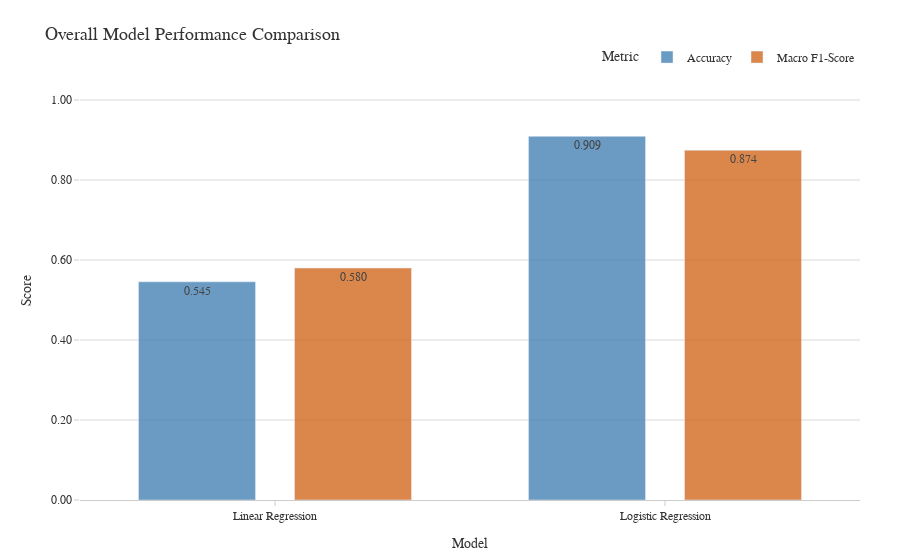
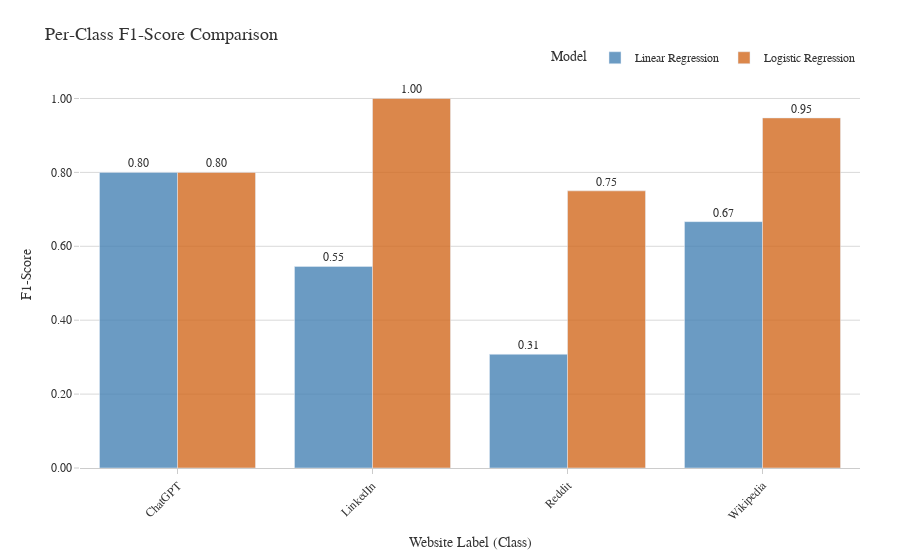
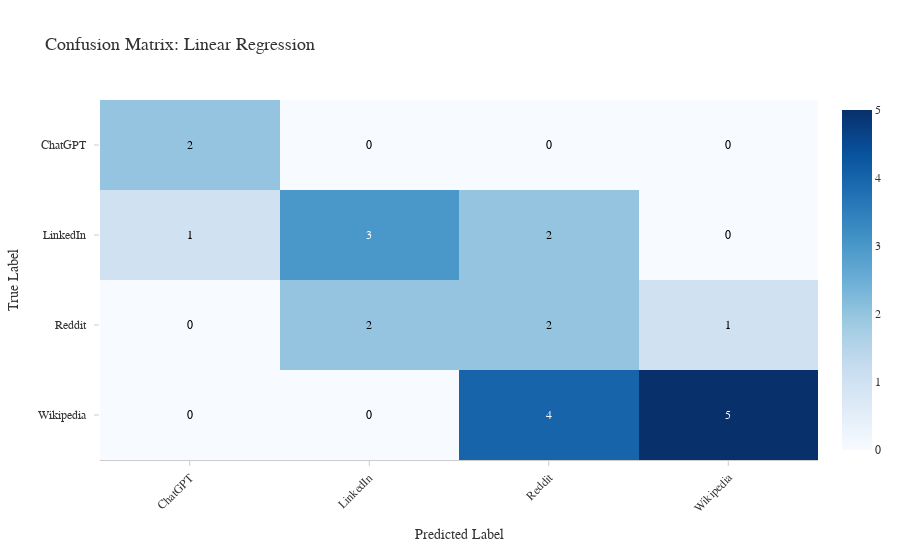
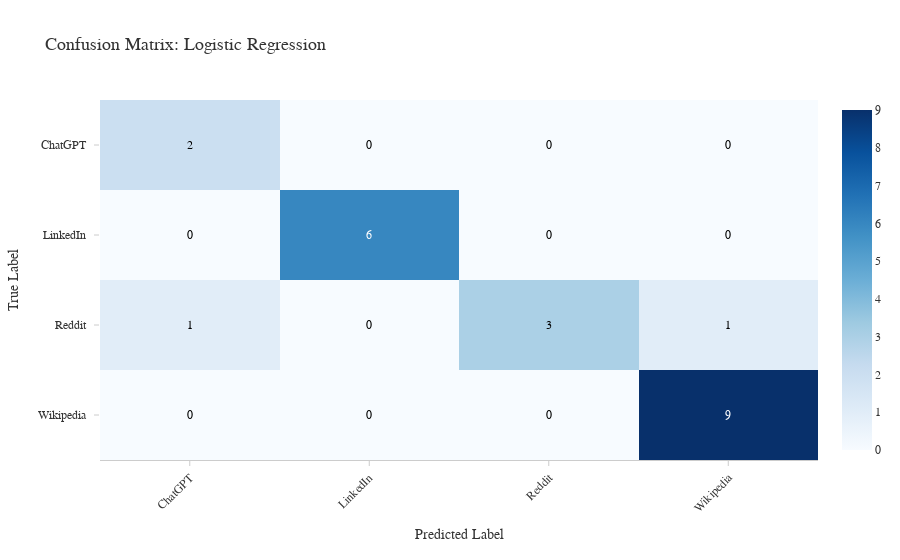

Notebook source saved alongside these figures, in order:
### Code cell
import plotly.graph_objects as go
import plotly.figure_factory as ff
from sklearn.metrics import confusion_matrix, classification_report, accuracy_score, f1_score
import numpy as np
import pandas as pd

lin_accuracy = accuracy_score(y_test, y_pred_lin)
lin_f1_macro = f1_score(y_test, y_pred_lin, average='macro', zero_division=0)
report_lin_dict = classification_report(y_test, y_pred_lin, target_names=website_names, zero_division=0, output_dict=True)

# Logistic Regression - Calculate necessary metrics
# Ensure log_reg and y_pred_log exist from previous steps
if 'log_reg' not in locals() or 'y_pred_log' not in locals():
    print("Re-running Logistic Regression fitting/prediction...")
    log_reg = LogisticRegression(multi_class='auto', solver='lbfgs', max_iter=1000, random_state=42)
    log_reg.fit(X_train_scaled, y_train)
    y_pred_log = log_reg.predict(X_test_scaled)

log_accuracy = accuracy_score(y_test, y_pred_log)
log_f1_macro = f1_score(y_test, y_pred_log, average='macro', zero_division=0)
report_log_dict = classification_report(y_test, y_pred_log, target_names=website_names, zero_division=0, output_dict=True)


# --- Style Definitions (NYT Inspired - Reuse from previous) ---
# ... (style definitions remain the same) ...
colors = {
    'bar_lin': 'rgba(70, 130, 180, 0.8)',
    'bar_log': 'rgba(210, 105, 30, 0.8)',
    'grid': '#d9d9d9',
    'text': '#333333',
    'background': '#ffffff',
    'axis_line': '#cccccc',
    'heatmap': 'Blues' # Or 'Greys', 'YlGnBu', etc.
}
font_family = "Arial, sans-serif"
base_layout = go.Layout( # Shared layout elements
     # ... (base_layout definition remains the same) ...
    font=dict(family=font_family, size=12, color=colors['text']),
    title_font_size=18,
    plot_bgcolor=colors['background'],
    paper_bgcolor=colors['background'],
    yaxis=dict(showgrid=True, gridcolor=colors['grid'], gridwidth=1, showline=False, ticks='outside', tickcolor=colors['axis_line'], zeroline=False),
    xaxis=dict(showgrid=False, showline=True, linecolor=colors['axis_line'], linewidth=1, ticks='outside', tickcolor=colors['axis_line'], zeroline=False),
    legend=dict(orientation='h', yanchor='bottom', y=1.02, xanchor='right', x=1, bgcolor='rgba(0,0,0,0)', bordercolor=colors['background']),
    margin=dict(l=80, r=40, t=80, b=60)
)


# --- Visualization 1: Bar Chart of Overall Metrics ---

models = ['Linear Regression', 'Logistic Regression']
accuracies = [lin_accuracy, log_accuracy]
f1_macros = [lin_f1_macro, log_f1_macro]

fig_metrics = go.Figure(layout=base_layout)

fig_metrics.add_trace(go.Bar(
    x=models,
    y=accuracies,
    name='Accuracy',
    marker_color=colors['bar_lin'], # Use one color for Accuracy
    text=[f'{acc:.3f}' for acc in accuracies], # Format text on bars
    textposition='auto',
    width=0.3 # Adjust bar width
))

fig_metrics.add_trace(go.Bar(
    x=models,
    y=f1_macros,
    name='Macro F1-Score',
    marker_color=colors['bar_log'], # Use another color for F1
    text=[f'{f1:.3f}' for f1 in f1_macros],
    textposition='auto',
    width=0.3
))

fig_metrics.update_layout(
    title_text='Overall Model Performance Comparison',
    xaxis_title='Model',
    yaxis_title='Score',
    yaxis_range=[0, 1.05], # Set y-axis range 0 to 1 (or slightly above)
    yaxis_tickformat=".2f", # Format y-axis ticks
    barmode='group', # Group bars side-by-side
    legend_title_text='Metric'
)

fig_metrics.show()


# --- Visualization 2: Bar Chart of Per-Class F1-Scores ---

# Extract per-class F1 scores
f1_lin_per_class = [report_lin_dict[label]['f1-score'] for label in website_names]
f1_log_per_class = [report_log_dict[label]['f1-score'] for label in website_names]

fig_f1_class = go.Figure(layout=base_layout)

fig_f1_class.add_trace(go.Bar(
    x=website_names,
    y=f1_lin_per_class,
    name='Linear Regression',
    marker_color=colors['bar_lin'],
    text=[f'{f1:.2f}' for f1 in f1_lin_per_class],
    textposition='outside' # Place text outside bars if possible
))

fig_f1_class.add_trace(go.Bar(
    x=website_names,
    y=f1_log_per_class,
    name='Logistic Regression',
    marker_color=colors['bar_log'],
    text=[f'{f1:.2f}' for f1 in f1_log_per_class],
    textposition='outside'
))

fig_f1_class.update_layout(
    title_text='Per-Class F1-Score Comparison',
    xaxis_title='Website Label (Class)',
    yaxis_title='F1-Score',
    yaxis_range=[0, 1.05],
    yaxis_tickformat=".2f",
    barmode='group',
    legend_title_text='Model',
    xaxis_tickangle=-45 # Angle labels if they overlap
)

fig_f1_class.show()



# --- Visualization 3: Confusion Matrix Heatmaps ---

def create_confusion_matrix_heatmap(cm, labels, title, color_scale):
    """Helper function to create a styled confusion matrix heatmap."""

    x_labels = list(labels)
    y_labels = list(labels)

    z_values = cm
    # Ensure text_values are strings for annotation
    text_values = [[str(val) for val in row] for row in cm]

    # ****** FIX: Remove manual font_colors calculation ******
    # Let figure_factory handle text color automatically for contrast.
    # If you need specific colors, provide just two, e.g.:
    # custom_font_colors = ['black', 'white'] # For text on light / dark cells
    # Else, just remove the font_colors argument below.

    fig = ff.create_annotated_heatmap(
        z=z_values,
        x=x_labels,
        y=y_labels,
        annotation_text=text_values, # Use string version
        colorscale=color_scale,
        showscale=True,
        # font_colors=custom_font_colors # Optional: Uncomment ONLY if specifying 2 colors
    )

    # Apply base layout styling and specific adjustments
    fig.update_layout(base_layout) # Apply base layout FIRST
    fig.update_layout( # Then apply specific overrides/additions
        title_text=title,
        xaxis_title="Predicted Label",
        yaxis_title="True Label",
        xaxis_side="bottom",
        yaxis_autorange='reversed', # Keep standard CM orientation
        margin=dict(l=100, r=50, t=100, b=100), # Adjust margins if labels overlap
        xaxis = dict(tickangle = -45) # Angle ticks if needed for long labels
    )
    fig.update_layout(showlegend=False) # Ensure legend from base_layout is hidden

    # Ensure axes types are correct (sometimes ff overrides them)
    fig.update_xaxes(type='category')
    fig.update_yaxes(type='category')


    return fig

# Calculate confusion matrices (ensure website_names is defined)
# ... (code to define website_names and calculate cm_lin, cm_log remains the same) ...
if 'website_names' not in locals():
     if 'label_encoder' in locals():
         website_names = label_encoder.classes_
     else:
         raise NameError("Variable 'website_names' or 'label_encoder' is not defined.")

cm_labels_numeric = label_encoder.transform(website_names)
cm_lin = confusion_matrix(y_test, y_pred_lin, labels=cm_labels_numeric)
cm_log = confusion_matrix(y_test, y_pred_log, labels=cm_labels_numeric)


# Create and show heatmaps
fig_cm_lin = create_confusion_matrix_heatmap(
    cm_lin, website_names, 'Confusion Matrix: Linear Regression', colors['heatmap']
)
fig_cm_log = create_confusion_matrix_heatmap(
    cm_log, website_names, 'Confusion Matrix: Logistic Regression', colors['heatmap']
)

fig_cm_lin.show()
fig_cm_log.show()

### Figure 1 — Plotly figure (JSON) as saved in the notebook; plotly's stock layout.template omitted (floating-point values rounded to 4 significant figures)
{"data": [{"marker": {"color": "rgba(70, 130, 180, 0.8)"}, "name": "Accuracy", "text": ["0.545", "0.909"], "textposition": "auto", "type": "bar", "width": 0.3, "x": ["Linear Regression", "Logistic Regression"], "y": [0.5455, 0.9091]}, {"marker": {"color": "rgba(210, 105, 30, 0.8)"}, "name": "Macro F1-Score", "text": ["0.580", "0.874"], "textposition": "auto", "type": "bar", "width": 0.3, "x": ["Linear Regression", "Logistic Regression"], "y": [0.58, 0.8743]}], "layout": {"barmode": "group", "font": {"color": "#333333", "family": "Arial, sans-serif", "size": 12}, "legend": {"bgcolor": "rgba(0,0,0,0)", "bordercolor": "#ffffff", "orientation": "h", "title": {"text": "Metric"}, "x": 1, "xanchor": "right", "y": 1.02, "yanchor": "bottom"}, "margin": {"b": 60, "l": 80, "r": 40, "t": 80}, "paper_bgcolor": "#ffffff", "plot_bgcolor": "#ffffff", "title": {"font": {"size": 18}, "text": "Overall Model Performance Comparison"}, "xaxis": {"linecolor": "#cccccc", "linewidth": 1, "showgrid": false, "showline": true, "tickcolor": "#cccccc", "ticks": "outside", "title": {"text": "Model"}, "zeroline": false}, "yaxis": {"gridcolor": "#d9d9d9", "gridwidth": 1, "range": [0, 1.05], "showgrid": true, "showline": false, "tickcolor": "#cccccc", "tickformat": ".2f", "ticks": "outside", "title": {"text": "Score"}, "zeroline": false}}}

### Figure 2 — Plotly figure (JSON) as saved in the notebook; plotly's stock layout.template omitted (floating-point values rounded to 4 significant figures)
{"data": [{"marker": {"color": "rgba(70, 130, 180, 0.8)"}, "name": "Linear Regression", "text": ["0.80", "0.55", "0.31", "0.67"], "textposition": "outside", "type": "bar", "x": ["ChatGPT", "LinkedIn", "Reddit", "Wikipedia"], "y": [0.8, 0.5455, 0.3077, 0.6667]}, {"marker": {"color": "rgba(210, 105, 30, 0.8)"}, "name": "Logistic Regression", "text": ["0.80", "1.00", "0.75", "0.95"], "textposition": "outside", "type": "bar", "x": ["ChatGPT", "LinkedIn", "Reddit", "Wikipedia"], "y": [0.8, 1, 0.75, 0.9474]}], "layout": {"barmode": "group", "font": {"color": "#333333", "family": "Arial, sans-serif", "size": 12}, "legend": {"bgcolor": "rgba(0,0,0,0)", "bordercolor": "#ffffff", "orientation": "h", "title": {"text": "Model"}, "x": 1, "xanchor": "right", "y": 1.02, "yanchor": "bottom"}, "margin": {"b": 60, "l": 80, "r": 40, "t": 80}, "paper_bgcolor": "#ffffff", "plot_bgcolor": "#ffffff", "title": {"font": {"size": 18}, "text": "Per-Class F1-Score Comparison"}, "xaxis": {"linecolor": "#cccccc", "linewidth": 1, "showgrid": false, "showline": true, "tickangle": -45, "tickcolor": "#cccccc", "ticks": "outside", "title": {"text": "Website Label (Class)"}, "zeroline": false}, "yaxis": {"gridcolor": "#d9d9d9", "gridwidth": 1, "range": [0, 1.05], "showgrid": true, "showline": false, "tickcolor": "#cccccc", "tickformat": ".2f", "ticks": "outside", "title": {"text": "F1-Score"}, "zeroline": false}}}

### Figure 3 — Plotly figure (JSON) as saved in the notebook; plotly's stock layout.template omitted (floating-point values rounded to 4 significant figures)
{"data": [{"colorscale": [[0, "rgb(247,251,255)"], [0.125, "rgb(222,235,247)"], [0.25, "rgb(198,219,239)"], [0.375, "rgb(158,202,225)"], [0.5, "rgb(107,174,214)"], [0.625, "rgb(66,146,198)"], [0.75, "rgb(33,113,181)"], [0.875, "rgb(8,81,156)"], [1, "rgb(8,48,107)"]], "reversescale": false, "showscale": true, "type": "heatmap", "x": ["ChatGPT", "LinkedIn", "Reddit", "Wikipedia"], "y": ["ChatGPT", "LinkedIn", "Reddit", "Wikipedia"], "z": [[2, 0, 0, 0], [1, 3, 2, 0], [0, 2, 2, 1], [0, 0, 4, 5]]}], "layout": {"annotations": [{"font": {"color": "#000000"}, "showarrow": false, "text": "2", "x": "ChatGPT", "xref": "x", "y": "ChatGPT", "yref": "y"}, {"font": {"color": "#000000"}, "showarrow": false, "text": "0", "x": "LinkedIn", "xref": "x", "y": "ChatGPT", "yref": "y"}, {"font": {"color": "#000000"}, "showarrow": false, "text": "0", "x": "Reddit", "xref": "x", "y": "ChatGPT", "yref": "y"}, {"font": {"color": "#000000"}, "showarrow": false, "text": "0", "x": "Wikipedia", "xref": "x", "y": "ChatGPT", "yref": "y"}, {"font": {"color": "#000000"}, "showarrow": false, "text": "1", "x": "ChatGPT", "xref": "x", "y": "LinkedIn", "yref": "y"}, {"font": {"color": "#FFFFFF"}, "showarrow": false, "text": "3", "x": "LinkedIn", "xref": "x", "y": "LinkedIn", "yref": "y"}, {"font": {"color": "#000000"}, "showarrow": false, "text": "2", "x": "Reddit", "xref": "x", "y": "LinkedIn", "yref": "y"}, {"font": {"color": "#000000"}, "showarrow": false, "text": "0", "x": "Wikipedia", "xref": "x", "y": "LinkedIn", "yref": "y"}, {"font": {"color": "#000000"}, "showarrow": false, "text": "0", "x": "ChatGPT", "xref": "x", "y": "Reddit", "yref": "y"}, {"font": {"color": "#000000"}, "showarrow": false, "text": "2", "x": "LinkedIn", "xref": "x", "y": "Reddit", "yref": "y"}, {"font": {"color": "#000000"}, "showarrow": false, "text": "2", "x": "Reddit", "xref": "x", "y": "Reddit", "yref": "y"}, {"font": {"color": "#000000"}, "showarrow": false, "text": "1", "x": "Wikipedia", "xref": "x", "y": "Reddit", "yref": "y"}, {"font": {"color": "#000000"}, "showarrow": false, "text": "0", "x": "ChatGPT", "xref": "x", "y": "Wikipedia", "yref": "y"}, {"font": {"color": "#000000"}, "showarrow": false, "text": "0", "x": "LinkedIn", "xref": "x", "y": "Wikipedia", "yref": "y"}, {"font": {"color": "#FFFFFF"}, "showarrow": false, "text": "4", "x": "Reddit", "xref": "x", "y": "Wikipedia", "yref": "y"}, {"font": {"color": "#FFFFFF"}, "showarrow": false, "text": "5", "x": "Wikipedia", "xref": "x", "y": "Wikipedia", "yref": "y"}], "font": {"color": "#333333", "family": "Arial, sans-serif", "size": 12}, "legend": {"bgcolor": "rgba(0,0,0,0)", "bordercolor": "#ffffff", "orientation": "h", "x": 1, "xanchor": "right", "y": 1.02, "yanchor": "bottom"}, "margin": {"b": 100, "l": 100, "r": 50, "t": 100}, "paper_bgcolor": "#ffffff", "plot_bgcolor": "#ffffff", "showlegend": false, "title": {"font": {"size": 18}, "text": "Confusion Matrix: Linear Regression"}, "xaxis": {"dtick": 1, "gridcolor": "rgb(0, 0, 0)", "linecolor": "#cccccc", "linewidth": 1, "showgrid": false, "showline": true, "side": "bottom", "tickangle": -45, "tickcolor": "#cccccc", "ticks": "outside", "title": {"text": "Predicted Label"}, "type": "category", "zeroline": false}, "yaxis": {"autorange": "reversed", "dtick": 1, "gridcolor": "#d9d9d9", "gridwidth": 1, "showgrid": true, "showline": false, "tickcolor": "#cccccc", "ticks": "outside", "ticksuffix": "  ", "title": {"text": "True Label"}, "type": "category", "zeroline": false}}}

### Figure 4 — Plotly figure (JSON) as saved in the notebook; plotly's stock layout.template omitted (floating-point values rounded to 4 significant figures)
{"data": [{"colorscale": [[0, "rgb(247,251,255)"], [0.125, "rgb(222,235,247)"], [0.25, "rgb(198,219,239)"], [0.375, "rgb(158,202,225)"], [0.5, "rgb(107,174,214)"], [0.625, "rgb(66,146,198)"], [0.75, "rgb(33,113,181)"], [0.875, "rgb(8,81,156)"], [1, "rgb(8,48,107)"]], "reversescale": false, "showscale": true, "type": "heatmap", "x": ["ChatGPT", "LinkedIn", "Reddit", "Wikipedia"], "y": ["ChatGPT", "LinkedIn", "Reddit", "Wikipedia"], "z": [[2, 0, 0, 0], [0, 6, 0, 0], [1, 0, 3, 1], [0, 0, 0, 9]]}], "layout": {"annotations": [{"font": {"color": "#000000"}, "showarrow": false, "text": "2", "x": "ChatGPT", "xref": "x", "y": "ChatGPT", "yref": "y"}, {"font": {"color": "#000000"}, "showarrow": false, "text": "0", "x": "LinkedIn", "xref": "x", "y": "ChatGPT", "yref": "y"}, {"font": {"color": "#000000"}, "showarrow": false, "text": "0", "x": "Reddit", "xref": "x", "y": "ChatGPT", "yref": "y"}, {"font": {"color": "#000000"}, "showarrow": false, "text": "0", "x": "Wikipedia", "xref": "x", "y": "ChatGPT", "yref": "y"}, {"font": {"color": "#000000"}, "showarrow": false, "text": "0", "x": "ChatGPT", "xref": "x", "y": "LinkedIn", "yref": "y"}, {"font": {"color": "#FFFFFF"}, "showarrow": false, "text": "6", "x": "LinkedIn", "xref": "x", "y": "LinkedIn", "yref": "y"}, {"font": {"color": "#000000"}, "showarrow": false, "text": "0", "x": "Reddit", "xref": "x", "y": "LinkedIn", "yref": "y"}, {"font": {"color": "#000000"}, "showarrow": false, "text": "0", "x": "Wikipedia", "xref": "x", "y": "LinkedIn", "yref": "y"}, {"font": {"color": "#000000"}, "showarrow": false, "text": "1", "x": "ChatGPT", "xref": "x", "y": "Reddit", "yref": "y"}, {"font": {"color": "#000000"}, "showarrow": false, "text": "0", "x": "LinkedIn", "xref": "x", "y": "Reddit", "yref": "y"}, {"font": {"color": "#000000"}, "showarrow": false, "text": "3", "x": "Reddit", "xref": "x", "y": "Reddit", "yref": "y"}, {"font": {"color": "#000000"}, "showarrow": false, "text": "1", "x": "Wikipedia", "xref": "x", "y": "Reddit", "yref": "y"}, {"font": {"color": "#000000"}, "showarrow": false, "text": "0", "x": "ChatGPT", "xref": "x", "y": "Wikipedia", "yref": "y"}, {"font": {"color": "#000000"}, "showarrow": false, "text": "0", "x": "LinkedIn", "xref": "x", "y": "Wikipedia", "yref": "y"}, {"font": {"color": "#000000"}, "showarrow": false, "text": "0", "x": "Reddit", "xref": "x", "y": "Wikipedia", "yref": "y"}, {"font": {"color": "#FFFFFF"}, "showarrow": false, "text": "9", "x": "Wikipedia", "xref": "x", "y": "Wikipedia", "yref": "y"}], "font": {"color": "#333333", "family": "Arial, sans-serif", "size": 12}, "legend": {"bgcolor": "rgba(0,0,0,0)", "bordercolor": "#ffffff", "orientation": "h", "x": 1, "xanchor": "right", "y": 1.02, "yanchor": "bottom"}, "margin": {"b": 100, "l": 100, "r": 50, "t": 100}, "paper_bgcolor": "#ffffff", "plot_bgcolor": "#ffffff", "showlegend": false, "title": {"font": {"size": 18}, "text": "Confusion Matrix: Logistic Regression"}, "xaxis": {"dtick": 1, "gridcolor": "rgb(0, 0, 0)", "linecolor": "#cccccc", "linewidth": 1, "showgrid": false, "showline": true, "side": "bottom", "tickangle": -45, "tickcolor": "#cccccc", "ticks": "outside", "title": {"text": "Predicted Label"}, "type": "category", "zeroline": false}, "yaxis": {"autorange": "reversed", "dtick": 1, "gridcolor": "#d9d9d9", "gridwidth": 1, "showgrid": true, "showline": false, "tickcolor": "#cccccc", "ticks": "outside", "ticksuffix": "  ", "title": {"text": "True Label"}, "type": "category", "zeroline": false}}}
